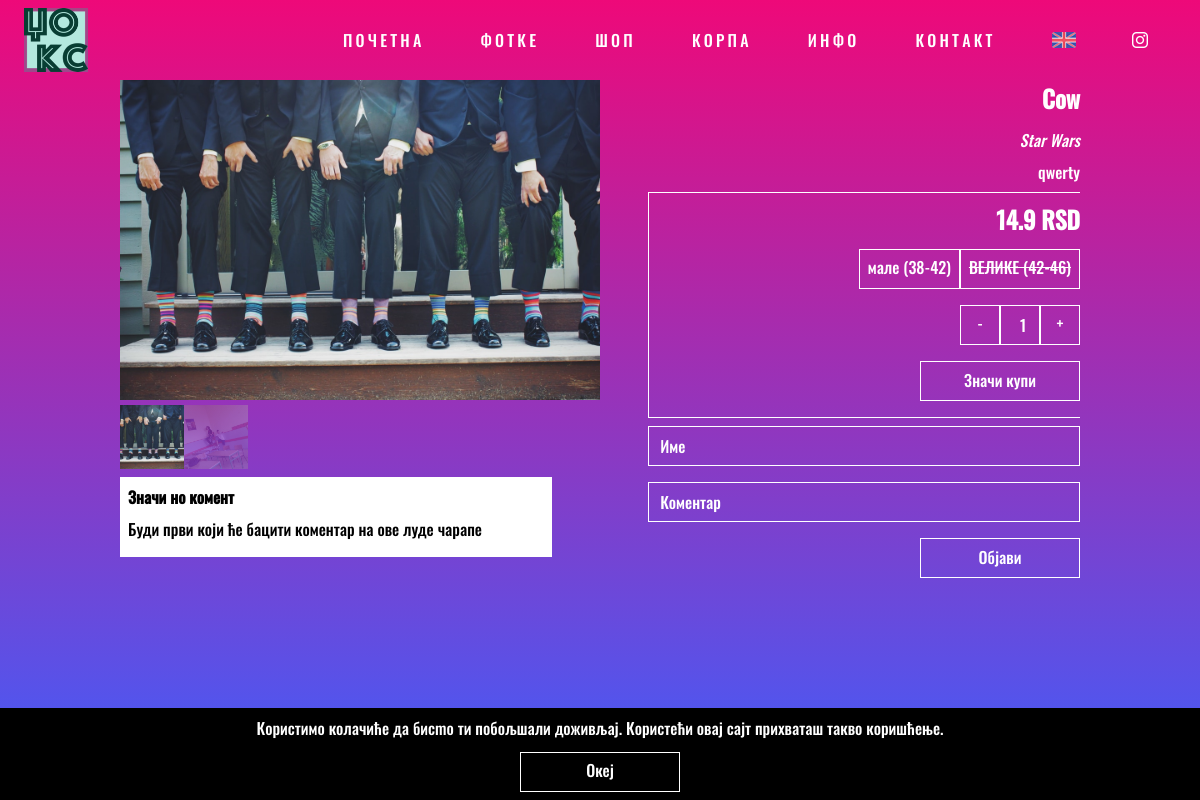
Screenshot of /pages/product?id=1 (signed in) with the database file from the repository.
### tables this page shows
CREATE TABLE `products` (
  `id` int(11) NOT NULL,
  `name` varchar(30) NOT NULL,
  `price` float NOT NULL,
  `collection` int(11) DEFAULT NULL,
  `date_added` timestamp NOT NULL DEFAULT CURRENT_TIMESTAMP
);

CREATE TABLE `collections` (
  `id` int(11) NOT NULL,
  `name` varchar(255) NOT NULL
);

CREATE TABLE `sizes` (
  `id` int(11) NOT NULL,
  `name` varchar(10) NOT NULL
);

### logic/functions.php (called while the page is built, shortened)
<?php
    function strip($var) {
		return mysqli_real_escape_string($GLOBALS['connect'], htmlspecialchars(strip_tags(trim($var))));
    }
	function get_description($id, $lang) {
		$path = "../products/" . $id . "/desc/";
		if(is_null($lang)) {
			if(isset($_SESSION['lang']) && $_SESSION['lang'] == 'en') {
				$path .= "en";
			}else {
				$path .= "rs";
			}
		}else {
			$path .= $lang;
		}
		$path .= ".txt";
		if(file_exists($path)) {
			return file_get_contents($path);
		}else {
			return NULL;
		}
	}
	function get_quantity($size, $id) {
		global $connect;
		$cmd = "SELECT quantity FROM warehouse WHERE product=" . $id . " AND size=" . $size . " ORDER BY id DESC";
		return mysqli_fetch_array(mysqli_query($connect, $cmd))[0];
	}
	function get_price($price) {
		$currency = 'RSD';
		return $price = round($price, 2) . ' ' . $currency;
	}
?>

### pages/product.php (the view, shortened to what this page needs)
<?php
    require("../logic/config.php");
	$product = strip($_GET["id"]);
?>
<html>
    <head>
        <?php
            require("../ui/link.php");
			$cmd = "SELECT
				products.id AS product_id,
				products.name AS product_name,
				products.price AS product_price,
				collections.name AS collection_name
				FROM products
				INNER JOIN collections
				ON products.collection=collections.id
				WHERE products.id='$product'";
			$result = mysqli_query($connect, $cmd);
			$row = mysqli_fetch_array($result);
        ?>
		<link rel="stylesheet" href="../css/product.css">
    </head>
    <body>
        <?php require("../ui/header.php"); ?>
        <div class="main padded">
            <?php
				if(!is_null($row)) {
					echo '<div class="sp-wrap">';
					echo '</div>';
                    echo '<div class="options">';
					echo '<h2>' . $row["product_name"] . '</h1>';
					echo '<p><i>' . $row["collection_name"] . '</i></p>';
					$desc = get_description($product, NULL);
					if(!is_null($desc) && !empty($desc)) {
						echo '<p>' . $desc . '</p>';
					}
					echo '<form class="bordered" action="../actions/cart_add" method="GET">';
					echo '<h2> ' . get_price($row["product_price"]) . '</h2>';
					echo '<div class="input-wrapper">';
					echo '<div class="input-group">';
					$cmd = "SELECT * FROM sizes";
					$result = mysqli_query($connect, $cmd);
					while($size = mysqli_fetch_array($result)) {
						$qty = get_quantity($size["id"], $product);
						echo '<div class="radio-input">';
						echo '<label ';
						if($qty == 0) {
							echo 'class="crossed" ';
						}
						echo 'for="size-' . $size["id"] . '">';
						echo '<span>' . $string["product"]["sizes"][$size["name"]] . '</span>';
						echo '</label>';
						echo '</div>';
					}
					echo '</div>';
					echo '</div>';
					echo '<div class="input-wrapper">';
					echo '<div class="input-group">';
					echo '<a class="button" onclick="qtyDec()">-</a>';
					echo '<input class="block-input" id="qty" name="qty" type="number" min="1" max="10" step="1" value="1" required/>';
					echo '<a class="button" onclick="qtyInc()">+</a>';
					echo '</div>';
					echo '</div>';
                    echo '<input class="button" type="submit" value="' . $string["product"]["buy"] . '"/>';
					echo '</form>';
					echo '<form action="../actions/comment_add" method="POST">';
					echo '<input type="text" name="name" placeholder="' . $string['product']['name'] . '" autofocus required/>';
					echo '<input type="text" name="comment" placeholder="' . $string['product']['comment'] . '" required/>';
					echo '<input type="submit" class="button" value="' . $string['product']['post'] . '" />';
                    echo '</form></div>';
					echo '<div class="comments">';
					$cmd = "SELECT
						review.name, review.comment,
						reply.comment AS reply
						FROM comments review
						LEFT JOIN comments reply
						ON reply.reply_to=review.id
						WHERE review.product=" . $product . " AND review.accepted=1";
						$result = mysqli_query($connect, $cmd);
					if(mysqli_num_rows($result) == 0) {
						echo '<div class="comment">';
						echo '<p><b>' . $string['product']['noComments'] . '</b></p>';
						echo '<p>' . $string['product']['noCommentsText'] . '</p>';
						echo '</div>';
					}
					echo '</div>';
                }else {
					echo '<div class="center-both">';
                    echo '<h1>'  . $string["product"]["invalid"] . '</h1>';
                    echo '<a href="shop" class="button center">'  . $string["product"]["continue"] . '</a>';
					echo '</div>';
                }
            ?>
        </div>
        <?php require("../ui/footer.php"); ?>
    </body>
</html>

### css/main.css (style rules this page uses)
:root { --color-dark: #000000; --color-light: #ffffff; --color-pink: #ee0979; --color-purple: #3f5efb; --color-red: #e74c3c; --color-green: #27ae60; --color-dimmed: rgba(0, 0, 0, 0.4); }
*, *:after, *:before { margin: 0; padding: 0; -webkit-box-sizing: border-box; -moz-box-sizing: border-box; box-sizing: border-box; }
body, html { width: 100%; max-height: 100% !important; padding: 0; margin: 0; background: linear-gradient(var(--color-pink), var(--color-purple)); background-repeat: no-repeat; background-attachment: fixed; color: var(--color-light); }
body, input, textarea, select { font-family: 'Oswald', sans-serif; }
p { font-size: 1em; line-height: 1.5em; font-weight: 300; }
a { color: var(--color-light); outline: none; text-decoration: none !important; transition: 500ms ease; -moz-transition: 500ms ease; -webkit-transition: 500ms ease; -ms-transition: 500ms ease; -o-transition: 500ms ease; border-bottom: 0; padding-bottom: 0.3em; }
p, a, span, h1, h2 { -webkit-font-smoothing: antialiased; -moz-osx-font-smoothing: grayscale; text-shadow: rgba(0,0,0,.01) 0 0 1px; }
.main { width: 100%; min-height: calc(100% - 8.5em); text-align: justify; margin-top: 5em; }
.padded { margin-left: auto; margin-right: auto; padding-left: 10%; padding-right: 10%; }
form { margin: 0 auto; width: 50%; overflow: hidden; }
input, textarea, label span, select { background-color: transparent; width: 100%; max-width: 100%; height: 2.5em; margin-bottom: 1em; padding-left: 0.7em; border: 1px solid var(--color-light); border-radius: 1px; font-size: 1em; font-weight: 300; transition: 500ms ease; -moz-transition: 500ms ease; -webkit-transition: 500ms ease; -ms-transition: 500ms ease; -o-transition: 500ms ease; -webkit-appearance: none; -webkit-border-radius: 0; border-radius: 0; display: inline-block; color: var(--color-light); opacity: 1; }
.crossed span { text-decoration: line-through; }
label { margin: 0; position: relative; }
label span { margin: 0; padding: 0.5em; padding-top: 0.3em; }
.input-wrapper { overflow: hidden; display: block; height: auto; width: 100%; text-align: right; }
.input-group { margin-bottom: 1em; float: right; }
.radio-input { float: left; }
.input-group input[type=number], .input-group .button { display: inline-block; float: left; text-align: center; max-width: 2.5em; margin: 0; padding-left: 0.4em; }
input[type=number] { text-align: left; }
.button { float: right; text-align: center; display: block; width: 10em; height: 2.5em; line-height: 2.2em; color: var(--color-light); border: 1px solid var(--color-light); background-color: transparent; padding : 0 !important; transition: 500ms ease; -moz-transition: 500ms ease; -webkit-transition: 500ms ease; -ms-transition: 500ms ease; -o-transition: 500ms ease; }

### css/product.css (style rules this page uses)
form { float: right; width: 100%; padding-top: 0.5em; }
h2 { text-align: right; margin-bottom: 0.5em; }
p { margin-bottom: 0.5em; }
.options, .comments { width: 45%; height: auto; }
.options { float: right; text-align: right; }
.comments { float: left; text-align: left; }
.bordered { border-top: 1px solid var(--color-light); border-left: 1px solid var(--color-light); border-bottom: 1px solid var(--color-light); padding-top: 0.5em; }
.comment { display: block; width: 100%; height: auto; float: left; text-align: left; margin-top: 0.5em; padding: 0.5em; color: var(--color-dark); background: var(--color-light); }
.sp-wrap { width: 50%; height: auto; float: left; }

### rows the page displays
products: name "Cow", collections.name "Star Wars", price "14.9 RSD"
sizes: name "мале (38-42)"
sizes: name "ВЕЛИКЕ (42-46)"

### other values shown
$string["header"][$item] "ПОЧЕТНА"
$string["header"][$item] "ФОТКЕ"
$string["header"][$item] "ШОП"
$string["header"][$item] "КОРПА"
$string["header"][$item] "ИНФО"
$string["header"][$item] "КОНТАКТ"
$string['status']['cookiesAlert'] "Користимо колачиће да бисmo ти побољшали доживљај. Користећи овај сајт прихваташ такво коришћење."
$string['header']['ok'] "Океј"
$desc "qwerty"
$string['product']['noComments'] "Значи но комент"
$string['product']['noCommentsText'] "Буди први који ће бацити коментар на ове луде чарапе"
